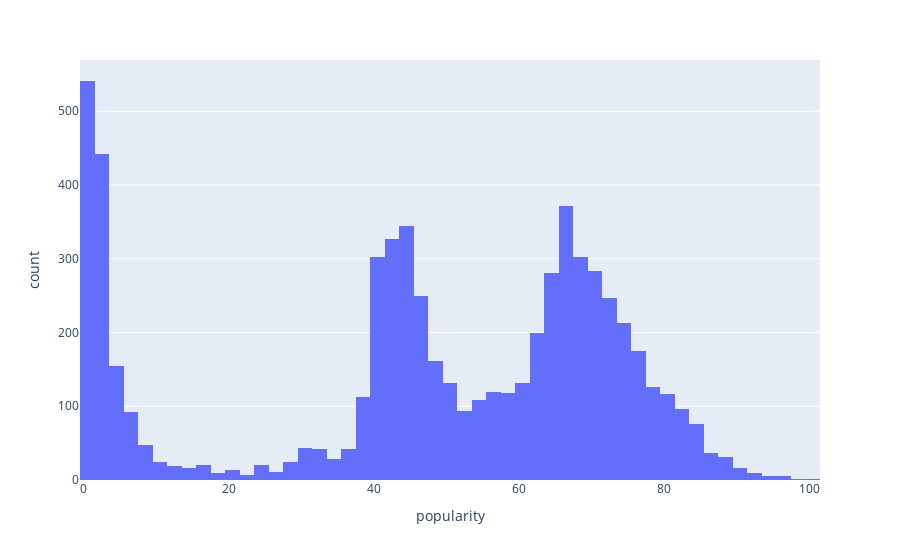

Notebook cell for this chart:
### Markdown cell above
### Cross val sans mise à l'échelle

### Code cell
new_data = data[data['popularity'] != 0]
print(len(new_data))

fig = px.histogram(new_data, x="popularity")
fig.show()

### Figure 1 — Plotly figure (JSON) as saved in the notebook; plotly's stock layout.template omitted (floating-point values rounded to 4 significant figures; data arrays with more than 128 entries replaced by an {"elided": "..."} marker saying what was removed)
{"data": [{"alignmentgroup": "True", "bingroup": "x", "hovertemplate": "popularity=%{x}<br>count=%{y}<extra></extra>", "legendgroup": "", "marker": {"color": "#636efa", "pattern": {"shape": ""}}, "name": "", "offsetgroup": "", "orientation": "v", "showlegend": false, "type": "histogram", "x": {"elided": "6396 int values"}, "xaxis": "x", "yaxis": "y"}], "layout": {"barmode": "relative", "legend": {"tracegroupgap": 0}, "margin": {"t": 60}, "xaxis": {"anchor": "y", "domain": [0, 1], "title": {"text": "popularity"}}, "yaxis": {"anchor": "x", "domain": [0, 1], "title": {"text": "count"}}}}
